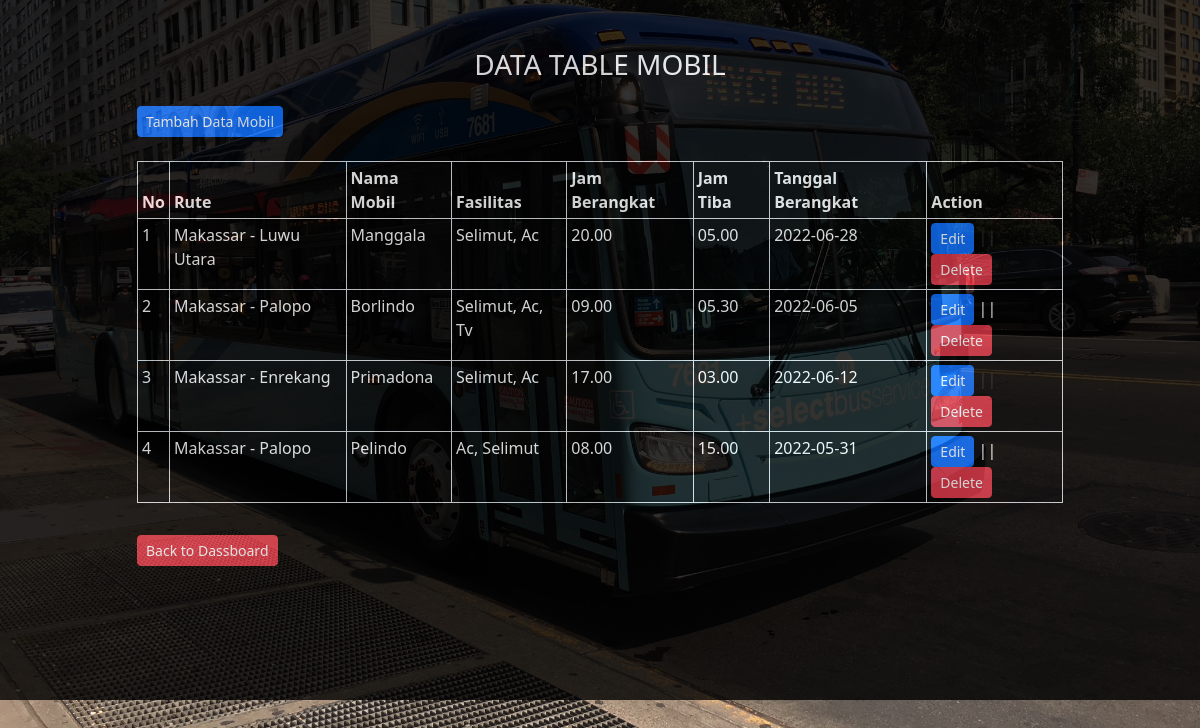
The app's page /admin/mobil/mobil.php (signed in) with its own data.
### tables this page shows
CREATE TABLE `tb_mobil` (
  `id_mobil` int(11) NOT NULL,
  `id_rute` int(11) NOT NULL,
  `nama_mobil` varchar(100) NOT NULL,
  `fasilitas` varchar(100) NOT NULL,
  `jam_berangkat` varchar(100) NOT NULL,
  `jam_tiba` varchar(100) NOT NULL,
  `tanggal_berangkat` date NOT NULL,
  `harga` int(100) NOT NULL
);

CREATE TABLE `tb_rute` (
  `id_rute` int(11) NOT NULL,
  `rute` varchar(100) NOT NULL
);

### admin/mobil/mobil.php (the view, shortened to what this page needs)
<?php
    include '../../koneksi.php';
?>
<!doctype html>
<html lang="en">
  <head>
    <link href="https://cdn.jsdelivr.net/npm/bootstrap@5.2.0-beta1/dist/css/bootstrap.min.css" rel="stylesheet">
  </head>
  <body>
<div class="container-fluid" id="container-fluid">
  <div class="container">
  <div class="row text-white text-center">
      <div class="col-lg-12 mt-5">
          <h3>DATA TABLE MOBIL</h3>
      </div>
  </div>
  <div class="row mt-3 mb-4">
        <div class="col-lg-10 offset-lg-1">
            <a href="tambah.php" class="btn btn-primary btn-sm">Tambah Data Mobil</a>
        </div>
    </div>
  <div class="row">
        <div class="col-lg-10 offset-lg-1">
            <div class="table-responisve">
                <table class="table table-sm table-striped text-white table-bordered">
                    <thead>
                        <tr data-aos="fade-right" data-aos-duration="2000">
                            <th>No</th>
                            <th>Rute</th>
                            <th>Nama Mobil</th>
                            <th>Fasilitas</th>
                            <th>Jam Berangkat</th>
                            <th>Jam Tiba</th>
                            <th>Tanggal Berangkat</th>
                            <th>Action</th>
                        </tr>
                    </thead>
                    <tbody>
                    <?php
							$no = 1;
							$mobil = mysqli_query($conn, "SELECT * FROM tb_mobil
                                                  INNER JOIN tb_rute ON tb_mobil.id_rute = tb_rute.id_rute
                            ");
							if(mysqli_num_rows($mobil) > 0){
							while($row = mysqli_fetch_array($mobil)){
						?>
						<tr>
							<td class="text-white"><?php echo $no++ ?></td>
							<td class="text-white"><?php echo $row['rute'] ?></td>
							<td class="text-white"><?php echo $row['nama_mobil'] ?></td>
							<td class="text-white"><?php echo $row['fasilitas'] ?></td>
							<td class="text-white"><?php echo $row['jam_berangkat'] ?></td>
							<td class="text-white"><?php echo $row['jam_tiba'] ?></td>
							<td class="text-white"><?php echo $row['tanggal_berangkat'] ?></td>
                            <td>
                                <a href="ubah.php?id_mobil=<?php echo $row['id_mobil']?>" class="btn btn-primary btn-sm">Edit</a> ||
                                <a href="hapus.php?id_mobil=<?php echo $row['id_mobil'] ?>" class="btn btn-danger btn-sm" onclick="return confirm('YAKIN INGI HAPUS DATA?')">Delete</a>
                            </td>
						</tr>
						<?php }}else{ ?>
							<tr>
								<td colspan="8" class="text-white">Belom Ada Data Mobil</td>
							</tr>
						<?php } ?>
					</tbody>
                </table>
            </div>
        </div>
    </div>
    <div class="row mt-3">
    <div class="col-lg-10 offset-lg-1">
            <a href="../dashboard.php" class="btn btn-danger btn-sm">Back to Dassboard</a>
        </div>
    </div>
  </div>
</div>
  </body>
</html>

### admin/mobil/mobil.php (style rules this page uses)
* { padding: 0; margin: 0; }
html body { background-image: url('../../img/2.jpg'); background-repeat: no-repeat; background-position: center; background-size: cover; height: 600px; }
#container-fluid { background-color: black; opacity: 0.8; height: 700px; }

### records on screen
tb_mobil: id_rute.rute "Makassar - Luwu Utara", nama_mobil "Manggala", fasilitas "Selimut, Ac", jam_berangkat "20.00", jam_tiba "05.00", tanggal_berangkat "2022-06-28"
tb_mobil: id_rute.rute "Makassar - Palopo", nama_mobil "Borlindo", fasilitas "Selimut, Ac, Tv", jam_berangkat "09.00", jam_tiba "05.30", tanggal_berangkat "2022-06-05"
tb_mobil: id_rute.rute "Makassar - Enrekang", nama_mobil "Primadona", fasilitas "Selimut, Ac", jam_berangkat "17.00", jam_tiba "03.00", tanggal_berangkat "2022-06-12"
tb_mobil: id_rute.rute "Makassar - Palopo", nama_mobil "Pelindo", fasilitas "Ac, Selimut", jam_berangkat "08.00", jam_tiba "15.00", tanggal_berangkat "2022-05-31"
